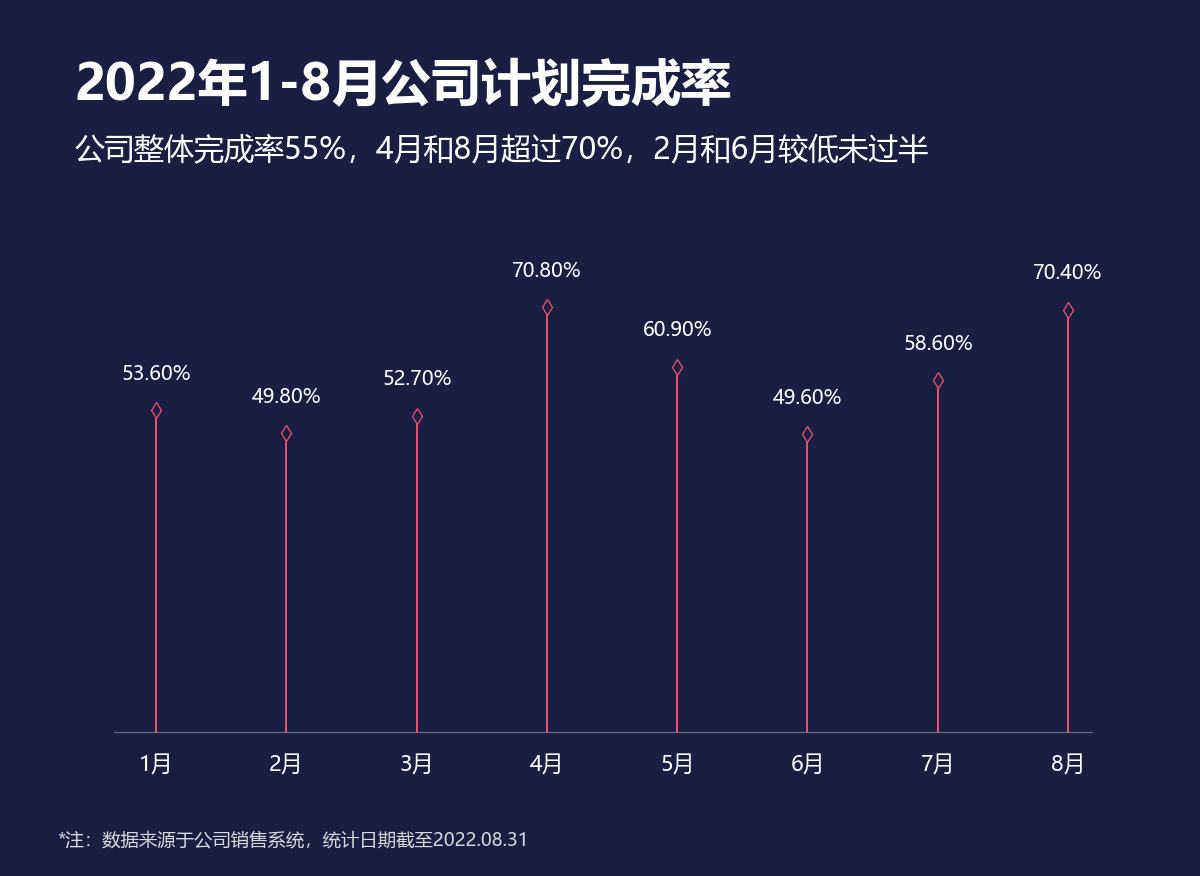

This figure's Python source:
# -*- coding: utf-8 -*-
from pathlib import Path
import openpyxl
# 向上查找原始教材目录；只读，不修改 Excel。图形和标签共用同一组单元格值。
HERE = Path(__file__).resolve().parent
SOURCE = next((p for base in HERE.parents for p in base.glob('《*/第二章 图表(前15).xlsx')), None)
if SOURCE is None:
    raise FileNotFoundError('请把本文件夹放在教材 Excel 所在项目目录下。缺少 第二章 图表(前15).xlsx')
wb = openpyxl.load_workbook(SOURCE, data_only=True, read_only=True)
ws = wb['12 菱形走势图']
def col(letter, start, end):
    values = [ws[f'{letter}{r}'].value for r in range(start, end+1)]
    if any(v is None for v in values):
        raise ValueError(f'缺失数据：{ws.title}!{letter}{start}:{letter}{end}')
    return values

import numpy as np
import matplotlib
matplotlib.use('Agg')
import matplotlib.pyplot as plt
from matplotlib.patches import Rectangle, Circle, Wedge, Polygon, FancyBboxPatch
from matplotlib.colors import LinearSegmentedColormap
matplotlib.rcParams['font.sans-serif'] = ['Microsoft YaHei', 'SimHei']
matplotlib.rcParams['axes.unicode_minus'] = False
BG='#1A1E43'; BLUE='#0070C0'; RED='#E74E69'; YELLOW='#F5C353'; TEAL='#11A7AD'
def canvas(h=740):
    global fig,ax,H
    H=h
    fig=plt.figure(figsize=(10,h/100),dpi=120,facecolor=BG)
    ax=fig.add_axes([0,0,1,1],xlim=(0,1000),ylim=(h,0),facecolor=BG)
    ax.set_axis_off()
def text(x,y,s,size=13,color='white',ha='left',**kw):
    return ax.text(x,y,str(s),fontsize=size,color=color,ha=ha,va='center',**kw)
def rect(x,y,w,h,color,**kw):
    ax.add_patch(Rectangle((x,y),w,h,facecolor=color,edgecolor='none',**kw))
def header(title,subtitle='',note='*注：数据来源于公司销售系统，统计日期截至2022.06.30'):
    t=text(62,72,title,30,fontweight='bold')
    fig.canvas.draw()
    width=t.get_window_extent(fig.canvas.get_renderer()).width
    if width>fig.bbox.width*.9:t.set_fontsize(30*fig.bbox.width*.9/width)
    if subtitle:
        t=text(62,126,subtitle,18)
        fig.canvas.draw()
        width=t.get_window_extent(fig.canvas.get_renderer()).width
        if width>fig.bbox.width*.9:t.set_fontsize(18*fig.bbox.width*.9/width)
    if note: text(48,H-30,note,11,color='#D9D9D9')
def baseline(y=620,x0=95,x1=910):
    ax.plot([x0,x1],[y,y],color='#686A80',lw=.7)
def bar(x,v,scale,base=620,width=38,color=BLUE,label=True):
    rect(x-width/2,base-v*scale,width,v*scale,color)
    if label:text(x,base-v*scale-18,f'{v:g}',12,ha='center')
def finish():
    wb.close()
    fig.savefig(HERE/(Path(__file__).stem+'.png'),dpi=120,facecolor=BG)
    plt.close(fig)
if False:  # 此文件所有数值均来自上面的 ws/col，未嵌入 Excel 截图。
    pass

canvas(730)
months=col('B',3,10); rates=col('C',3,10)
header('2022年1-8月公司计划完成率','公司整体完成率55%，4月和8月超过70%，2月和6月较低未过半', '*注：数据来源于公司销售系统，统计日期截至2022.08.31')
xs=np.linspace(130,890,8); base=610
baseline(base)
for x,m,v in zip(xs,months,rates):
    y=base-v*500
    ax.plot([x,x],[base,y],color=RED,lw=1.2)
    ax.plot(x,y,marker='d',ms=7,mfc=BG,mec=RED,mew=.8)
    text(x,y-30,f'{v:.2%}',12,ha='center');text(x,base+28,m,13,ha='center')

finish()
